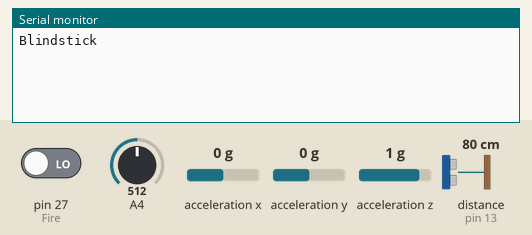
The sketch below on a simulated Arduino Mega 2560, built with avr-gcc and run on an emulated ATmega2560. Parts: the last lines printed to the serial monitor. Wiring (inferred from the names in the program): ultrasonic range finder: trigger pin 12; echo pin 13. Inputs (shaded band) come from the test bench; at power-on: acceleration x 0 g, distance to the obstacle (sensor on pin 13) 80 cm, pin 27 (Fire) LOW, A4 = 512, acceleration y 0 g, acceleration z 1 g. The echo pulse lasts 58.3 µs per cm.

Above: at 3.2 s.
3.3 s: acceleration x set to -1.4 g
At 4.8 s:
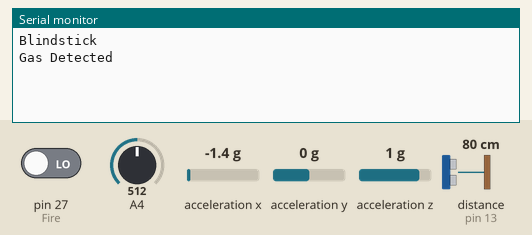
7.6 s: distance to the obstacle (sensor on pin 13) set to 2 cm
At 10.9 s:
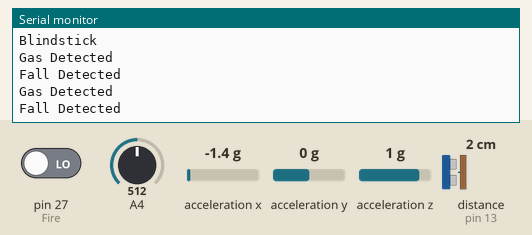
13.5 s: pin 27 (Fire) driven HIGH
At 16.0 s:
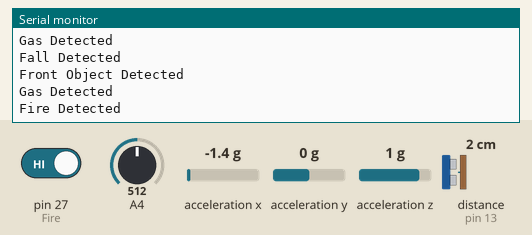

Measured:
- after the input at 13.5 s, the serial monitor: prints a new line after 1.5 s (image 3)

The sketch:

device.ino
```cpp
#include <Wire.h>

#include <Adafruit_Sensor.h>

#include <Adafruit_ADXL345_U.h>

Adafruit_ADXL345_Unified accel = Adafruit_ADXL345_Unified();


#define trigPin1 12
#define echoPin1 13

int Fire=27;

long duration1;
int distance1;

void setup()
{

   pinMode(Fire,INPUT);

  pinMode(trigPin1, OUTPUT);
  pinMode(echoPin1, INPUT);


    Serial.begin(9600);
    Serial.println("Blindstick");
    delay(2000);

   if(!accel.begin())

   {

      Serial.println("No valid sensor found");

      while(1);

   }
}

void loop()
{

  Front_UV();
  Gas_Check();
  Fire_Check();
  Fall_Check();
}
void Fire_Check()
{
  if(digitalRead(Fire)==HIGH)
  {
    Serial.println("Fire Detected");
    delay(1000);
  }

}

void Fall_Check()
{
    sensors_event_t event;

   accel.getEvent(&event);

  float X_val=event.acceleration.x;

  float Y_val=event.acceleration.y;
//
//   lcd.clear();
//    lcd.print("X:");
//    lcd.print(X_val);
//    lcd.setCursor(0,1);
//       lcd.print("Y:");
//    lcd.print(Y_val);
    //delay(1000);

//   Serial.print("X: "); Serial.print(event.acceleration.x); Serial.print("  ");
//
//   Serial.print("Y: "); Serial.print(event.acceleration.y); Serial.print("  ");
//
//   Serial.print("Z: "); Serial.print(event.acceleration.z); Serial.print("  ");
//
//   Serial.println("m/s^2 ");

  delay(500);

   if((X_val<-7.50)||(X_val>7.5))
   {
    Serial.println("Fall Detected");


    delay(1000);

   }
    if((Y_val<-7.50)||(Y_val>7.5))
   {
    Serial.println("Fall Detected");
    delay(1000);


   }

}


void Front_UV()
{
    digitalWrite(trigPin1, LOW);
    delayMicroseconds(5);

    // Trigger the sensor by setting the trigPin high for 10 microseconds:
    digitalWrite(trigPin1, HIGH);
    delayMicroseconds(10);
    digitalWrite(trigPin1, LOW);

    // Read the echoPin, pulseIn() returns the duration (length of the pulse) in microseconds:
    duration1 = pulseIn(echoPin1, HIGH);
    // Calculate the distance:
    distance1 = duration1 * 0.034 / 2;

    // Print the distance on the Serial Monitor (Ctrl+Shift+M):
//    Serial.print("Front = ");
//    Serial.print(distance1);
//    Serial.println(" cm");
    delay(1000);
    if(distance1<50)
    {
      Serial.println("Front Object Detected");
//      digitalWrite(Buzzer,HIGH);
//      digitalWrite(Vib,HIGH);
      delay(1000);
//     digitalWrite(Buzzer,LOW);
//      digitalWrite(Vib,LOW);

    }
  // Emergency();
}


void Gas_Check()
{
  int Gas_val=analogRead(36);
 // Wet_val=1024-Wet_val;
 // Serial.println("Gas:"+String(Gas_val));
 // lcd.clear();
  delay(1000);
  if(Gas_val>100)
  {
    Serial.println("Gas Detected");
//    digitalWrite(Buzzer,HIGH);
//    digitalWrite(Vib,HIGH);
    delay(1000);
//    digitalWrite(Buzzer,LOW);
//    digitalWrite(Vib,LOW);

  }
// Emergency();
}
```
